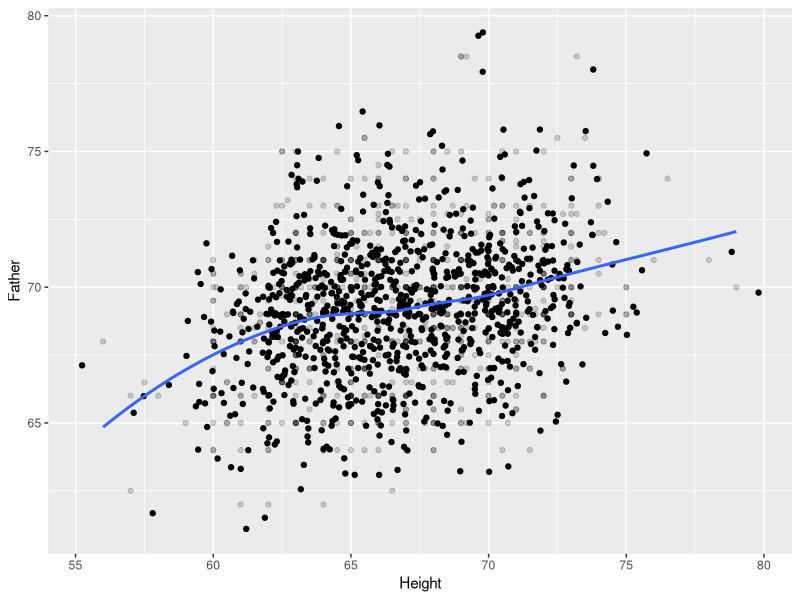
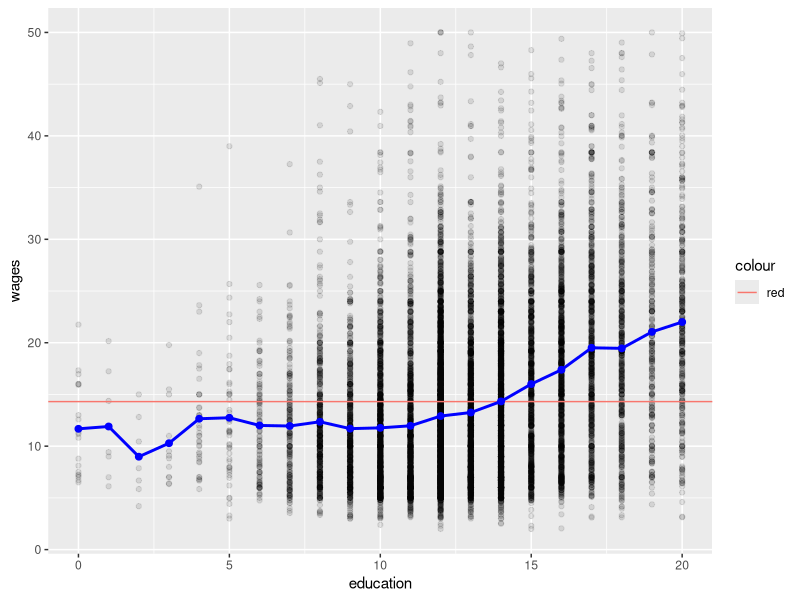
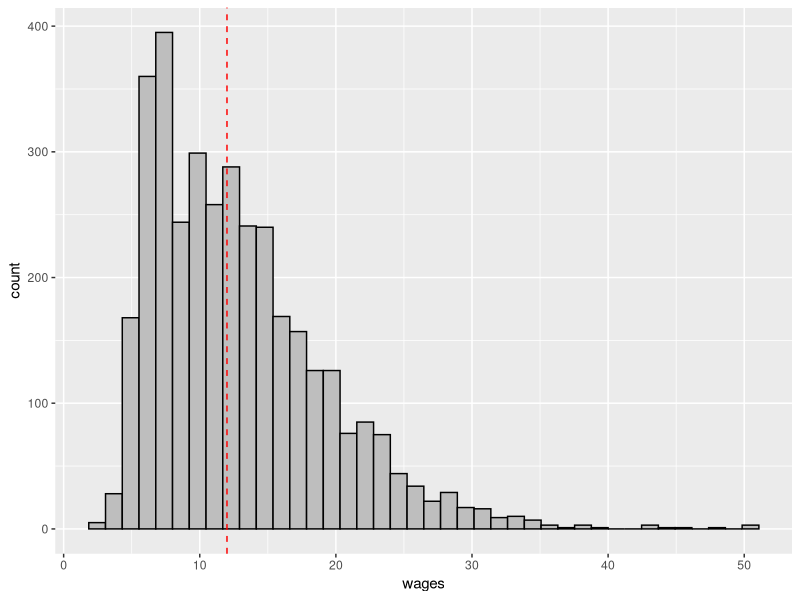

Recreate these plots in R, in order.
## ---- chunk 1
knitr::opts_chunk$set(echo=FALSE)
library(tidyverse)
## ---- chunk 2
d <- read.delim("data/galton.txt")
## ---- chunk 3
ggplot(d, aes(Height, Father)) + geom_point(alpha = 1/6) + 
  geom_jitter(width = 1, height = 1) +
      geom_smooth(method = 'loess', se = FALSE)
## ---- chunk 4
with(d, round(cor(Father, Height),2))
## ---- chunk 5
slid <- read.table("data/slid.txt", header = TRUE)
slid$education <- round(slid$education, 0)
mns <- slid %>% 
  group_by(factor(education)) %>%
  summarise(means = mean(education))
## ---- chunk 6
ed <- unique(slid$education)
ggplot(slid, aes(education, wages)) + 
  geom_point(alpha = 1/10) +
  geom_hline(aes(yintercept = mean(wages), color = "red")) +
  stat_summary(fun.y = mean, colour = "blue", 
               geom = "line", size = 1) +
  stat_summary(fun.y = mean, colour = "blue",
               geom = "point", size = 2)
## ---- chunk 7
slid %>% 
  filter(education == 12) %>% 
  ggplot(aes(wages, color = I("black"),  fill = I("grey"))) + geom_histogram(bins = 40) + 
  geom_vline(aes(xintercept = mean(education, na.rm = T)), 
             color = "red", linetype = "dashed")
